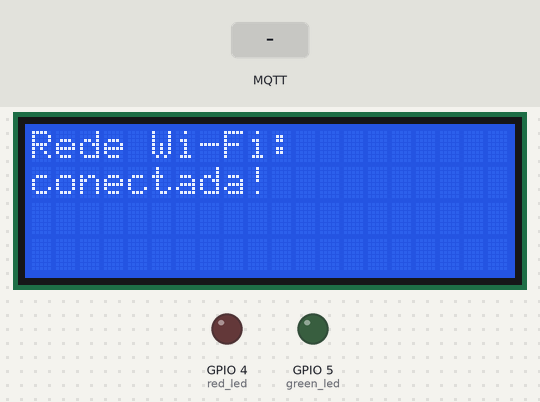
The program below on a simulated ESP32 board running MicroPython. Shown: 20×4 character LCD, output pins drawn as LEDs (lit = HIGH). Wiring (from the project's diagram.json): red LED on GPIO 4, green LED on GPIO 5. Inputs (shaded band) come from the test bench. WiFi joins after 1.5 s; no MQTT or app messages arrive unless stated; library files of the repository ran but are not shown: i2c_lcd.py.

Above: at 2.7 s.
At 8.0 s:
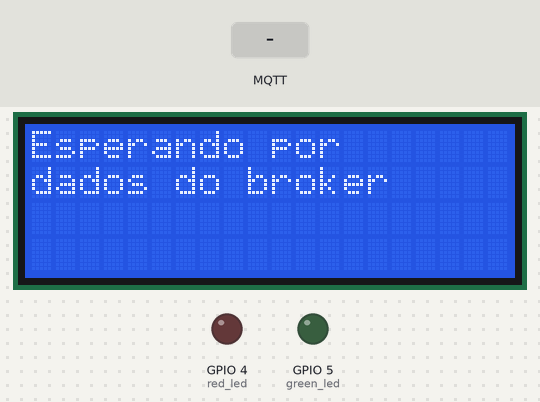
8.1 s: MQTT message "1" arrives on the first subscribed topic
At 9.3 s:
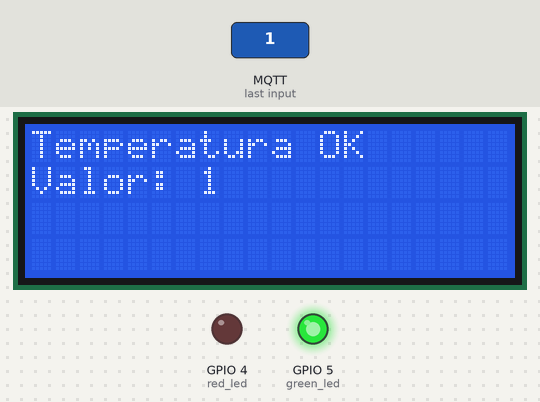
9.6 s: MQTT message "0" arrives on the first subscribed topic
At 10.7 s:
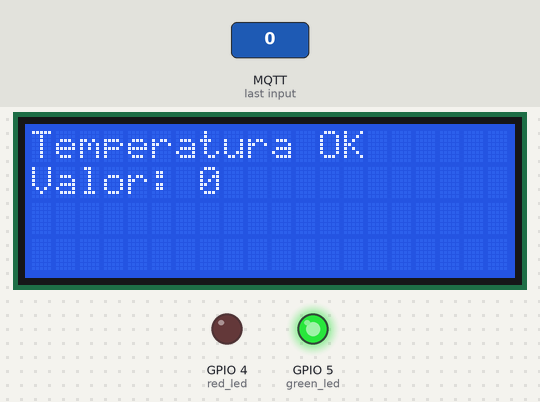
Timing chart, 0 to 12.6 s (numbered marks = the images above; inputs shaded):
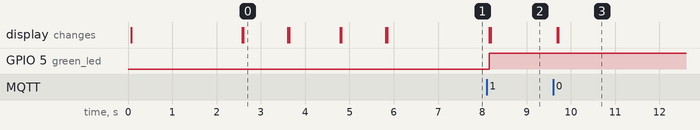

Measured:
- after the input at 8.1 s, GPIO 5 (green_led): LOW → HIGH after 0.06 s; the display: first changes after 0.06 s (image 2 shows a later state)
- after the input at 9.6 s, the display: first changes after 0.09 s (image 3 shows a later state)
- what the display in image 0 shows lasts 1.0 s, from 2.6 s to 3.6 s

The program:

main.py
```python
#ALUNOS: PEDRO WIEZEL, CAROLYNE LUZ
#GRUPO: 425
#DISCIPLINA: PUCPR - INTERNET DAS COISAS EM UM MUNDO CONECTADO

import time
from wifi_lib import conecta
from umqttsimple import MQTTClient
from defs import *
from machine import I2C, Pin
from i2c_lcd import I2cLcd

TEMP_TOPICO = "pucpr/iot/temperatura"
UMIDADE_TOPICO = "pucpr/iot/umidade"

red_led = Pin(4, Pin.OUT)
green_led = Pin(5, Pin.OUT)
i2c = I2C(scl=Pin(22), sda=Pin(21), freq=400000)
lcd = I2cLcd(i2c, 0x27, 2, 16)

def imprime_status(status, valor):
    lcd.clear()
    lcd.move_to(0,0)
    lcd.putstr(status)
    lcd.move_to(0,1)
    lcd.putstr("Valor: " + str(valor))

def imprime_mensagem(linha1, linha2):
    lcd.clear()
    lcd.move_to(0,0)
    lcd.putstr(str(linha1))
    if linha2:
        lcd.move_to(0,1)
        lcd.putstr(str(linha2))
    time.sleep(1)

def processa_dados(topico, mensagem):
    topico = topico.decode()
    mensagem = mensagem.decode()

    if topico == TEMP_TOPICO:
        if int(mensagem) < 30:
            red_led.off()
            green_led.on()
            imprime_status("Temperatura OK", mensagem)
        else:
            red_led.on()
            green_led.off()
            imprime_status("Temperatura ALTA", mensagem)
    elif topico == UMIDADE_TOPICO:
        if int(mensagem) < 70:
            red_led.on()
            green_led.off()
            imprime_status("Umidade BAIXA", mensagem)
        else:
            red_led.off()
            green_led.on()
            imprime_status("Umidade OK", mensagem)

def conecta_wifi():
    imprime_mensagem("Rede Wi-Fi:", "conectando...")
    station = conecta("Wokwi-GUEST", "")
    if not station.isconnected():
       conecta_wifi()
    imprime_mensagem("Rede Wi-Fi:", "conectada!")
    return station

conecta_wifi()
client = MQTTClient(mqtt_client_id, mqtt_server, mqtt_port)

imprime_mensagem("HiveMQ Broker:", "conectando...")
client.connect()
client.set_callback(processa_dados)
imprime_mensagem("HiveMQ Broker:", "conectado!")

client.subscribe(TEMP_TOPICO)
client.subscribe(UMIDADE_TOPICO)
imprime_mensagem("Esperando por", "dados do broker")

while True:
    client.check_msg()
    time.sleep(0.1)
```

wifi_lib.py
```python
def conecta(ssid, senha):
    import network
    import time
    station = network.WLAN(network.STA_IF)
    station.active(True)
    station.connect(ssid, senha)
    for t in range(50):
        if station.isconnected():
            break
        time.sleep(0.1)
    return station
```

defs.py
```python
mqtt_server = "broker.mqttdashboard.com"
mqtt_port = 1883
mqtt_user = ""
mqtt_password = ""
mqtt_client_id = "clientId-LaRNzQtOBj-Wokwi"
```
